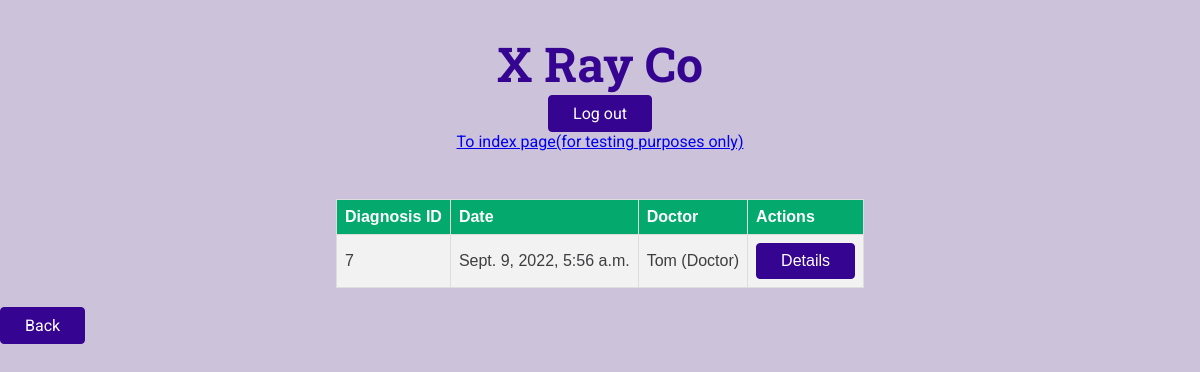
Before: /NurseViewPatientProfile/s9672233h with the older database file.
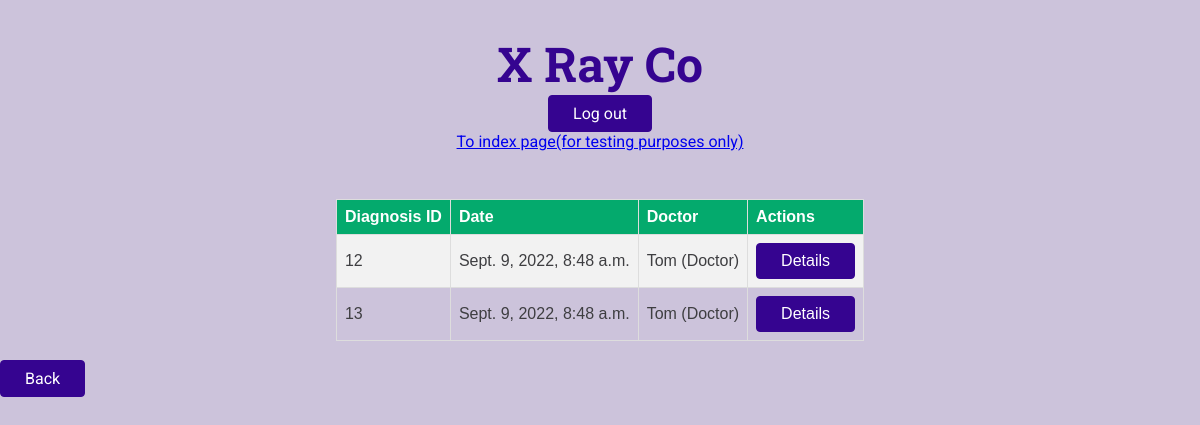
After: the same page with the newer database file.
### website/models.py (models this page shows, shortened)
class Diagnosis(models.Model):
    D_PatientID = models.OneToOneField(CaseReport, on_delete=models.CASCADE)
    D_DateTime = models.DateTimeField(auto_now=True)
    D_EmployeeID = models.ForeignKey(Employee, on_delete=models.CASCADE)
    D_SymptomRisk = models.CharField(max_length=30)
    D_XRayRisk = models.CharField(max_length=30)
    D_CovidDiagnosis = models.CharField(max_length=50, choices=COVID_CHOICES, default='positive')
    D_Medication = models.TextField(blank=True, null=True)
    D_dr_queue = models.BooleanField(default=True)
    D_xr_queue = models.BooleanField(default=False)

class Employee(models.Model):
    E_Password = models.CharField(max_length=30)
    E_Name = models.CharField(max_length=30)
    E_Phone = models.CharField(max_length=30)
    E_Email = models.CharField(max_length=30)
    E_RoleName = models.ForeignKey(Role, on_delete=models.CASCADE)
    def __str__(self):
        return f"{self.E_Name} ({self.E_RoleName})"

class Role(models.Model):
    R_RoleName = models.CharField(max_length=20)
    def __str__(self):
        return self.R_RoleName

### website/views.py (the view)
# urls.py: path('NurseViewPatientProfile/<slug:P_slug>', views.NurseViewPatientProfile),
def NurseViewPatientProfile(request, P_slug):
    patient_history = Diagnosis.objects.filter(D_PatientID__CR_PatientID__P_slug=P_slug)
    context = {'patient_history': patient_history}
    return render(request, 'website/NurseViewPatientProfile.html', context)

### website/templates/website/NurseViewPatientProfile.html (shortened to what this page needs)
{% extends 'website/base/base.html' %}
{% block body %}
    {% if patient_history %}
        <table class="content-table">
            <tr>
                <th>Diagnosis ID</th>
                <th>Date</th>
                <th>Doctor</th>
                <th>Actions</th>
            </tr>
            {% for i in patient_history %}
                <tr>
                    <td>{{i.id}}</td>
                    <td>{{i.D_DateTime}}</td>
                    <td>{{i.D_EmployeeID}}</td>
                    <td><a href="/NurseViewPatientDiagnosis/{{ i.id }}"><button>Details</button></a></td>
                </tr>
            {% endfor %}
        </table>
    {% else %}
        <p>Patient has no prior history.</p>
    {% endif %}
    <br>
    <div>
        <a href="/NurseHomepage/"><button>Back</button></a>
    </div>
{% endblock %}

Changed rows visible on the page:
removed Diagnosis: id "7", D_DateTime "Sept. 9, 2022, 5:56 a.m.", D_EmployeeID "Tom (Doctor)"
added Diagnosis: id "12", D_DateTime "Sept. 9, 2022, 8:48 a.m.", D_EmployeeID "Tom (Doctor)"
added Diagnosis: id "13", D_DateTime "Sept. 9, 2022, 8:48 a.m.", D_EmployeeID "Tom (Doctor)"
